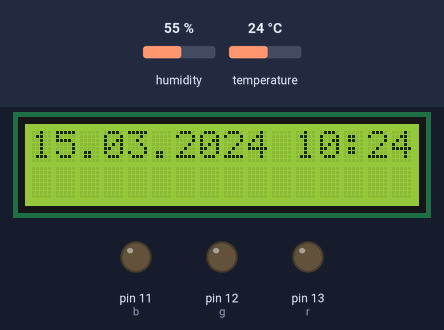
The sketch below on a simulated Arduino Uno, built with avr-gcc and run on an emulated ATmega328P. On the bench: 16×2 character LCD, output pins drawn as LEDs (lit = HIGH). The test bench sets the inputs (shaded band); at power-on: humidity 55 %, temperature 24 °C. The local clock reads 2024-03-15 10:24:30 at power-on unless the sketch sets it.

Above: at 1.2 s.
1.3 s: humidity set to 59 %
At 6.2 s:
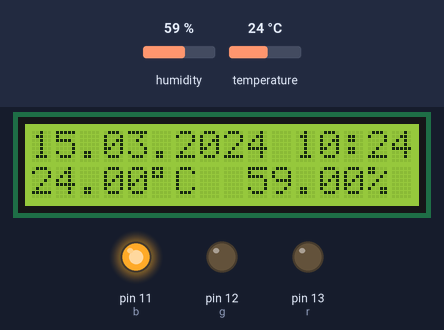
12.6 s: humidity set to 62 %
At 16.1 s:
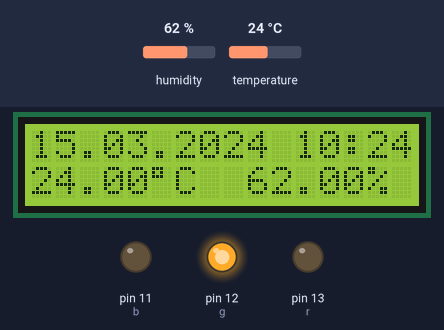
23.9 s: temperature set to 12 °C
At 25.9 s:
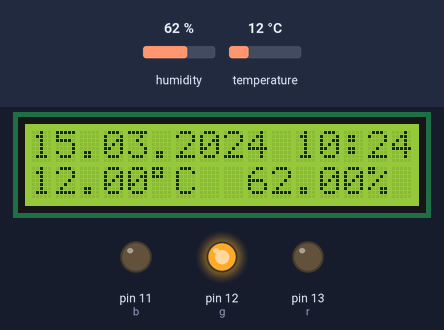
35.2 s: temperature set to 19 °C
At 35.7 s:
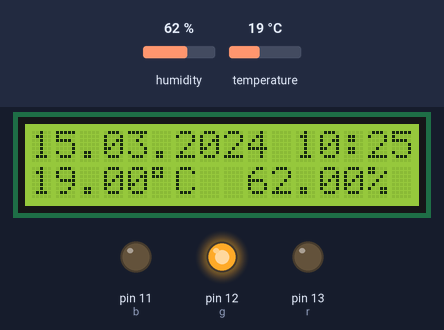
Timing chart, 0 to 38.2 s (numbered marks = the images above; inputs shaded):
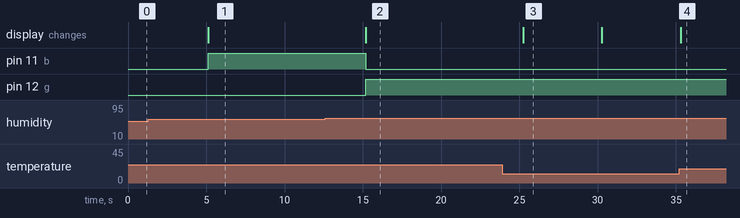

Measured:
- the behaviour switches between 60 and 61 % on humidity (found by bisection; images 1 and 2)
- after the input at 1.3 s, the display: changes after 3.8 s (image 1)
- after the input at 12.6 s, pin 11 (b): HIGH → LOW after 2.6 s; pin 12 (g): LOW → HIGH after 2.6 s; the display: changes after 2.6 s (image 2)
- after the input at 23.9 s, the display: changes after 1.3 s (image 3)
- after the input at 35.2 s, the display: changes after 0.11 s (image 4)
- what the display in image 3 shows lasts 5.1 s, from 25.2 s to 30.3 s

The sketch:

sketch2.ino
```cpp
#include <LiquidCrystal_I2C.h>
#include <DS1302.h>
#include <dht.h>

LiquidCrystal_I2C lcd(0x27, 16, 2);
DS1302 rtc(8, 7, 6);
dht DHT;
#define DHT11_PIN 5

int r = 13;
int g = 12;
int b = 11;

void setup()
{
  pinMode(r, OUTPUT);
  pinMode(g, OUTPUT);
  pinMode(b, OUTPUT);
  rtc.halt(false);
  lcd.init();
  lcd.backlight();
}

void loop()
{
  lcd.setCursor(0, 0);
  lcd.print(rtc.getDateStr());
  lcd.print(" ");
  lcd.print(rtc.getTimeStr());
  delay(5000);
  lcd.setCursor(0, 1);
  int chk = DHT.read11(DHT11_PIN);
  lcd.print(DHT.temperature);
  lcd.print((char)223);
  lcd.print("C  ");
  lcd.print(DHT.humidity);
  lcd.print("%");
  if (DHT.humidity > 60.00)
  {
    digitalWrite(b, LOW);
    digitalWrite(g, HIGH); //включаем красный;
  }
  else
  {
    digitalWrite(g, LOW);
    digitalWrite(b, HIGH);
  }
  delay(5000);


}
```
